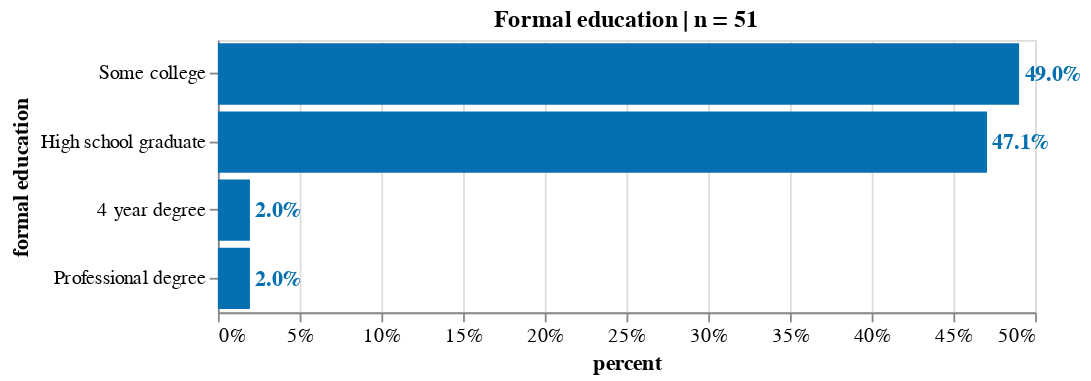

The code cell stored with this chart in its notebook:
### Code cell
source = count_freq_labels(df, X="formal education") 
title = 'Formal education | n = '+ source['counts'].sum().astype(str)
X, Y = 'percent:Q', 'formal education:N'
w, h= 450, 150
txs, ls, ts = 12, 11, 12

chart_formal_education= simple_per_bar(
    source, title=title, X=X, Y=Y, width=w, height=h, text_size = txs, label_size = ls, title_size=ts)
chart_formal_education

### Figure 1 — Vega-Lite specification as saved in the notebook (floating-point values rounded to 4 significant figures)
{"config": {"view": {"continuousWidth": 400, "continuousHeight": 300}, "axis": {"labelFontSize": 11, "titleFontSize": 12}}, "layer": [{"mark": "bar", "encoding": {"color": {"condition": {"value": "orange", "test": "(datum.emotion === 'Some')"}, "value": "#0570b0"}, "x": {"type": "quantitative", "axis": {"format": ".0%"}, "field": "percent"}, "y": {"type": "nominal", "field": "formal education", "sort": "-x"}}, "title": "Formal education | n = 51"}, {"mark": {"type": "text", "align": "left", "baseline": "middle", "dx": 3, "fontSize": 12, "fontWeight": "bold"}, "encoding": {"color": {"condition": {"value": "orange", "test": "(datum.emotion === 'Some')"}, "value": "#0570b0"}, "text": {"type": "quantitative", "field": "percent", "format": ".1%"}, "x": {"type": "quantitative", "axis": {"format": ".0%"}, "field": "percent"}, "y": {"type": "nominal", "field": "formal education", "sort": "-x"}}, "title": "Formal education | n = 51"}], "data": {"name": "data-8f5386a7aa99ae6a02857db6a7f68669"}, "height": 150, "width": 450, "$schema": "https://vega.github.io/schema/vega-lite/v4.8.1.json", "datasets": {"data-8f5386a7aa99ae6a02857db6a7f68669": [{"counts": 25, "formal education": "Some college", "percent": 0.4902}, {"counts": 24, "formal education": "High school graduate", "percent": 0.4706}, {"counts": 1, "formal education": "4 year degree", "percent": 0.01961}, {"counts": 1, "formal education": "Professional degree", "percent": 0.01961}]}}
